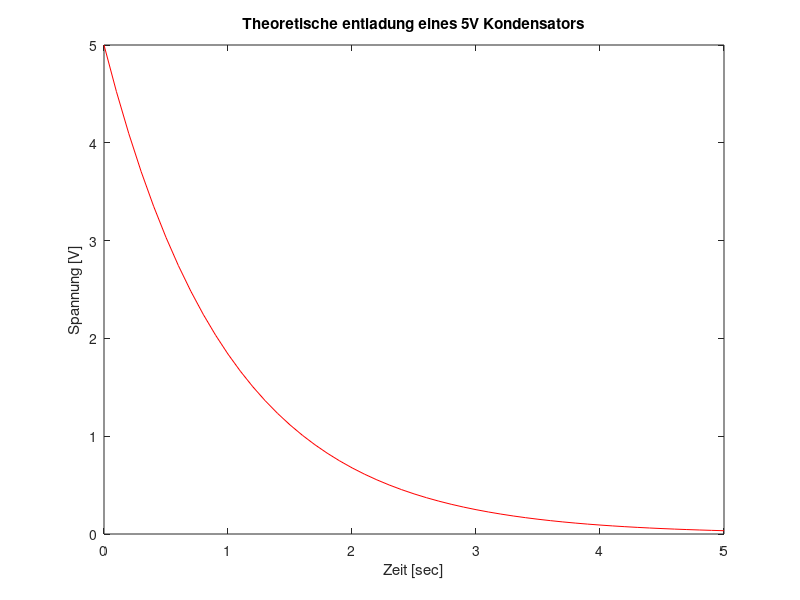

MATLAB code for this plot:
clear all;
%Zeichne theoretische Kurve der Entladung eines Kondensators
x = 0 : 0.1 : 5;
y = 5 * exp(-x);
figure1 = figure;
plot(x, y, 'r');
title('Theoretische entladung eines 5V Kondensators');
ylabel('Spannung [V]');
xlabel('Zeit [sec]');
xlim([0, 5]);
saveas(figure1, '../pictures/Kondensator/5-V-Theorie.eps','epsc');